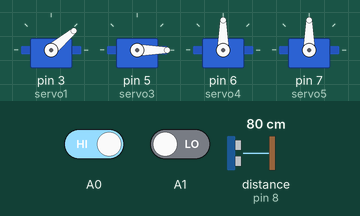
Bench run of a sketch on a simulated Arduino Uno, built with avr-gcc and run on an emulated ATmega328P. Shown: 4 × servo. Wiring (inferred from the names in the program): ultrasonic range finder: trigger pin 9; echo pin 8. The inputs (shaded band) are chosen by the test bench; at power-on: distance to the obstacle (sensor on pin 8) 80 cm, A1 LOW, A0 HIGH. The echo pulse lasts 58.3 µs per cm.

Above: at 1.2 s.
1.3 s: distance to the obstacle (sensor on pin 8) set to 4 cm
At 1.7 s:
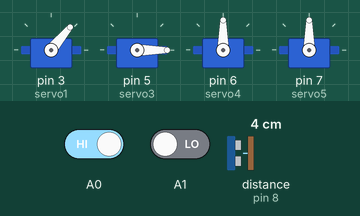
2.8 s: A1 driven HIGH
At 3.6 s:
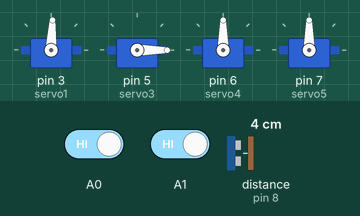
8.8 s: A1 driven LOW
At 10.5 s:
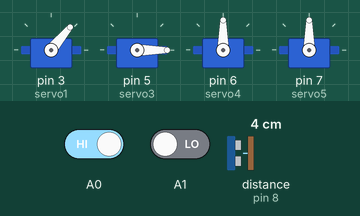
11.3 s: A0 driven LOW and A1 driven HIGH
At 13.1 s:
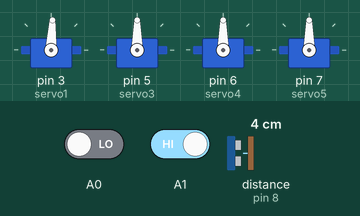
17.3 s: distance to the obstacle (sensor on pin 8) set to 2 cm
At 18.1 s:
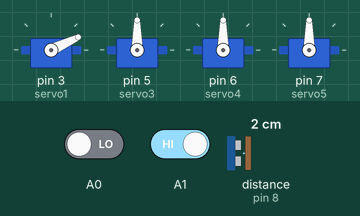
Timing chart, 0 to 20.3 s (numbered marks = the images above; inputs shaded):
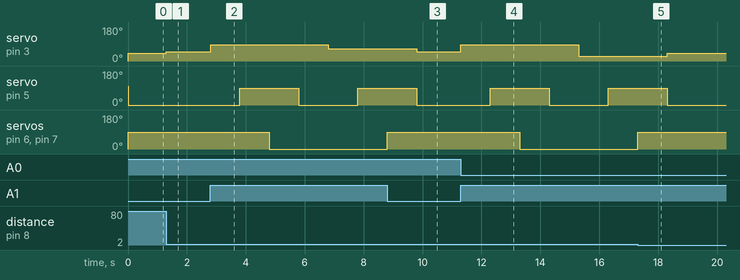

Measured:
- after the input at 1.3 s, servo on pin 3 (servo1): 40° → 50° at once
- after the input at 2.8 s, servo on pin 3 (servo1): 50° → 87° at once, → 65° 4.0 s later; servo on pin 5 (servo3): 0° → 90° after 1.0 s, → 0° 2.0 s later, → 90° 2.0 s later; servo on pin 6 (servo4), servo on pin 7 (servo5): 90° → 0° after 2.0 s
- after the input at 8.8 s, servo on pin 3 (servo1): 65° → 50° after 1.0 s; servo on pin 5 (servo3): goes on until 9.8 s, then stays 0°
- after the input at 11.3 s, servo on pin 3 (servo1): 50° → 87° at once, → 25° 4.0 s later; servo on pin 5 (servo3): 0° → 90° after 1.0 s, → 0° 2.0 s later, → 90° 2.0 s later; servo on pin 6 (servo4), servo on pin 7 (servo5): 90° → 0° after 2.0 s
- after the input at 17.3 s, servo on pin 3 (servo1): 25° → 40° after 1.0 s; servo on pin 5 (servo3): goes on until 18.3 s, then stays 0°; servo on pin 6 (servo4), servo on pin 7 (servo5): goes on until 17.3 s, then stays 90°

The sketch:

armrobotcolorsorter.ino
```cpp
#include<Servo.h>
#define servo1 3
#define servo3 5
#define servo4 6
#define servo5 7
#define echoPin 8
#define trigPin 9
long distance;
long duration;
Servo myservo1, myservo3, myservo4, myservo5;

void setup(){
Serial.begin(9600);
pinMode(trigPin, OUTPUT);
pinMode(echoPin, INPUT);
myservo1.attach(servo1); //dasar
myservo3.attach(servo3); //atas bawah
myservo4.attach(servo4); //clamp1
myservo5.attach(servo5); //clamp2

myservo1.write(0);
myservo3.write(100);
myservo4.write(0);
myservo5.write(0);
}

void loop(){
ultra();
int putih = digitalRead(A0);
int hitam = digitalRead(A1);
myservo4.write(90);
myservo5.write(90);
myservo1.write(40);
myservo3.write(0);
if(distance == 3){
 if(putih == 0 && hitam == 1){
 myservo1.write(87);
 delay(1000);
 myservo3.write(90);
 delay(1000);
 myservo4.write(0);
 myservo5.write(0);
 delay(1000);
 myservo3.write(0);
 delay(1000);
 myservo1.write(25);
 delay(1000);
 myservo3.write(90);
 delay(1000);
 myservo4.write(90);
 myservo5.write(90);
 delay(1000);
 }
 else if(putih == 1 && hitam == 1){
  myservo1.write(87);
 delay(1000);
 myservo3.write(90);
 delay(1000);
 myservo4.write(0);
 myservo5.write(0);
 delay(1000);
 myservo3.write(0);
 delay(1000);
 myservo1.write(65);
 delay(1000);
 myservo3.write(90);
 delay(1000);
 myservo4.write(90);
 myservo5.write(90);
 delay(1000);
 }
 else{
  myservo4.write(90);
myservo5.write(90);
myservo1.write(50);
myservo3.write(0);
 }
}
}
void ultra(){
  digitalWrite(trigPin, LOW);
  delayMicroseconds(2);
  digitalWrite(trigPin, HIGH);
  delayMicroseconds(10);
  digitalWrite(trigPin, LOW);
  duration = pulseIn(echoPin, HIGH);
  distance = duration*0.034/2;
  }
```
